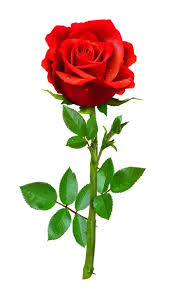
#> input picture test_folder/rose.jpg, 173 x 292 px, found by its file name
$ python 8_color_detection.py
#> lines starting #> are read from the running program, lines starting #| are printed output that depends on the picture; after the words box and inside, x2 and y2 are one past the last pixel; in counts of white or black regions, pixels touching at a corner belong together
import cv2
import numpy as np
def empty(a):
    pass

cv2.namedWindow("Trackbars")  #making a window for trackbars
cv2.resizeWindow("Trackbars",640,240)
cv2.createTrackbar("Hue Min","Trackbars",175,179,empty)  #making a actual trackbars
cv2.createTrackbar("Hue Max","Trackbars",179,179,empty)
cv2.createTrackbar("sat Min","Trackbars",166,255,empty)
cv2.createTrackbar("sat Max","Trackbars",255,255,empty)
cv2.createTrackbar("val Min","Trackbars",0,255,empty)
cv2.createTrackbar("val Max","Trackbars",255,255,empty)

while True:
    img =cv2.imread("c:/opencv/test_folder/rose.jpg")
#> img is the input picture: shape (292, 173, 3); mean B, G, R 194.1, 207.5, 221.1
    imgHSV = cv2.cvtColor(img, cv2.COLOR_BGR2HSV)  #converting bgr image to hsv
#> imgHSV: shape (292, 173, 3); mean H, S, V 25.4, 57.3, 229.4
    h_min = cv2.getTrackbarPos("Hue Min","Trackbars")  #getting the value of hue from our original image
    h_max = cv2.getTrackbarPos("Hue Max","Trackbars")
    s_min = cv2.getTrackbarPos("sat Min","Trackbars")
    s_max = cv2.getTrackbarPos("sat Max","Trackbars")
    v_min = cv2.getTrackbarPos("val Min","Trackbars")
    v_max = cv2.getTrackbarPos("val Max","Trackbars")
    #print(h_min,h_max,s_min,s_max,v_min,v_max)
    lower = np.array([h_min,s_min,v_min])
    higher = np.array([h_max,s_max,v_max])
    mask = cv2.inRange(imgHSV,lower,higher)
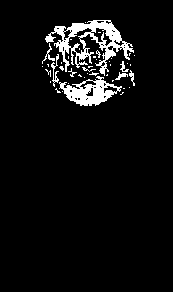
#> mask: shape (292, 173); 5.9% white; 43 white regions (34 under 20 px), largest, box (x1, y1, x2, y2) and area: (45, 20, 134, 76) 1636, (59, 76, 122, 106) 901, (51, 54, 59, 87) 88
    imgResult = cv2.bitwise_and(img,img,mask = mask)
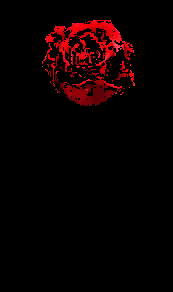
#> imgResult: shape (292, 173, 3); mean B, G, R 1, 0.4, 11.2
    cv2.imshow("mask", mask)
    cv2.imshow("result",imgResult)
    cv2.imshow("rose", imgHSV)
    cv2.waitKey(1)
